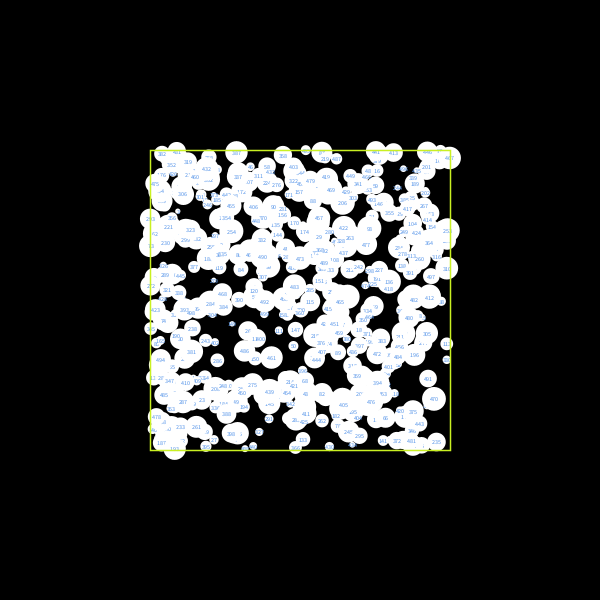
Frame 1 (no input)
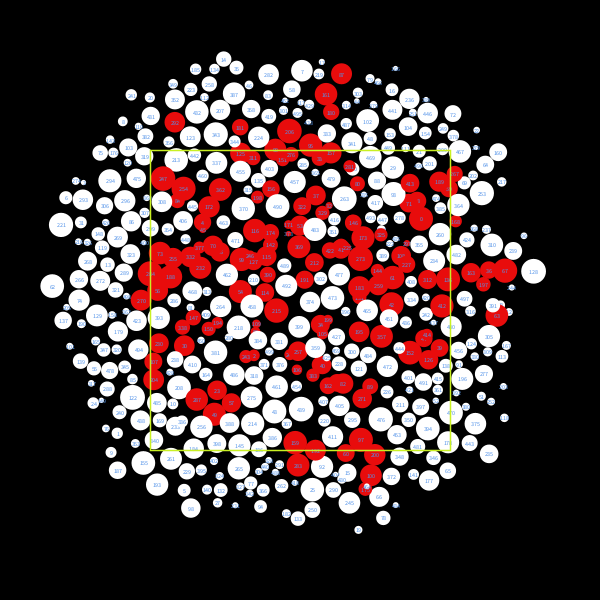
Frame 60 (the mouse pressed at the canvas centre just before this capture)
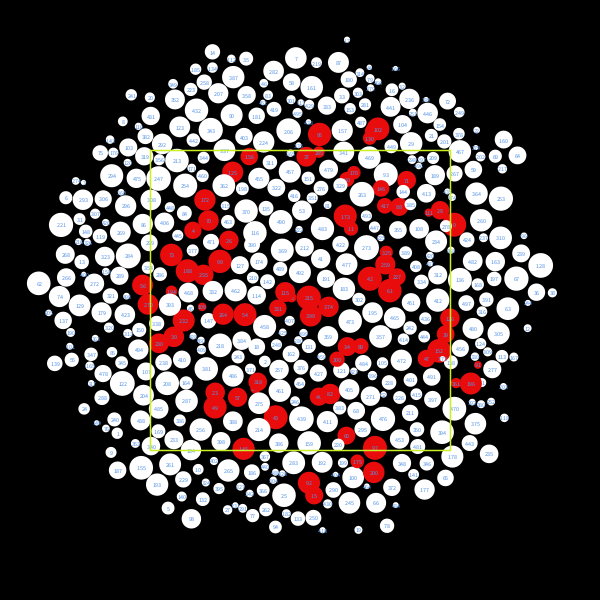
Frame 120 (the mouse held since frame 60 and released just before this capture)

The Processing sketch that drew these frames (run headless with seeded random() and noise(); from frame 60 on, the mouse is pressed at the canvas centre):

// Processing sketch: PVector_05_repellence_2
// ── PVector_05_repellence_2.pde
/*
* @Author: bit2atom | SJTU-ChinaGold DesignIntelligence
* @Email:  zhanglliqun@gmail.com
* @Date:   2021-10-18 14:14:40
* @brief
* @Last Modified by:   bit2atommac2019
* @Last Modified time: 2021-10-18 14:23:03
* @detail
*/

int totalNum = 500;
Ball[] theBall;

float scaleSize = 0.5;

void setup() {
  size(600, 600);
  initiateData();
}

/**
 * [initiateData description]
 * @Author   bit2atom
 * @DateTime 2021-10-18T14:22:17+0800
 * @return   {[type]}                 [description]
 */
void initiateData(){
  theBall = new Ball[totalNum];
  
  for(int i = 0; i < theBall.length; i ++){
    PVector loc = new PVector(random(width), random(height));
    float d = random(10, 50);
    theBall[i] = new Ball(loc, d, i);
  }
}

void draw() {
  background(0);
  scale(scaleSize);
  translate(width/2, height/2);
  for(int i = 0; i < theBall.length; i ++){
    theBall[i].show();
    //theBall[i].connection();
    theBall[i].repellence();
    //println(theBall[2].dd);
  }
  
  noFill();
  stroke(#C9F022);
  strokeWeight(3);
  rect(0, 0, width, height);
}

void keyPressed(){
  if(key == 'r'){
    initiateData();
  }
  if(key == 'a'){
    scaleSize += 0.1;
  }
  if(key == 'z'){
    if(scaleSize > 0.2){
      scaleSize -= 0.1;
    }
  }
}

// ── Ball.pde
/*
* @Author: bit2atom | SJTU-ChinaGold DesignIntelligence
* @Email:  zhanglliqun@gmail.com
* @Date:   2020-12-06 17:08:49
* @brief
* @Last Modified by:   bit2atommac2019
* @Last Modified time: 2021-10-18 14:23:00
* @detail
*/

class Ball {
  PVector location;
  float dd;
  int indexNum;
  boolean stable = true;

/**
 * [Ball description]
 * @Author   bit2atom
 * @DateTime 2021-10-18T14:22:34+0800
 * @param    {[type]}                 PVector loc   [description]
 * @param    {[type]}                 float   d     [description]
 * @param    {[type]}                 int     index [description]
 */
  Ball(PVector loc, float d, int index) {
    location = loc;
    dd = d;
    indexNum = index;
  }

/**
 * [show description]
 * @Author   bit2atom
 * @DateTime 2021-10-18T14:22:41+0800
 * @return   {[type]}                 [description]
 */
  void show() {
    if (stable) {
      fill(255);
    } else {
      fill(#E80C0C);
    }
    noStroke();
    ellipse(location.x, location.y, dd, dd);
    fill(#5493E8);
    textAlign(CENTER, CENTER);
    text(indexNum, location.x, location.y);
  }

/**
 * [connection description]
 * @Author   bit2atom
 * @DateTime 2021-10-18T14:22:46+0800
 * @return   {[type]}                 [description]
 */
  void connection() {
    for (Ball other : theBall) {
      float ddd = PVector.dist(other.location, location);
      if (ddd > 0 && ddd < 50) {
        stroke(#5493E8);
        line(other.location.x, other.location.y, location.x, location.y);
      }
    }
  }

/**
 * [repellence description]
 * @Author   bit2atom
 * @DateTime 2021-10-18T14:22:51+0800
 * @return   {[type]}                 [description]
 */
  void repellence() {
    for (Ball other : theBall) {
      float ddd = PVector.dist(other.location, location);
      if (ddd < (other.dd + dd)/2) {
        PVector repelForce = PVector.sub(location, other.location);
        if (repelForce.mag()>0) {
          stable = false;
        } else {
          stable = true;
        }
        repelForce.normalize();
        repelForce.mult(500/dd);
        location.add(repelForce);
        repelForce = new PVector(0, 0);
      }
    }
  }
}
